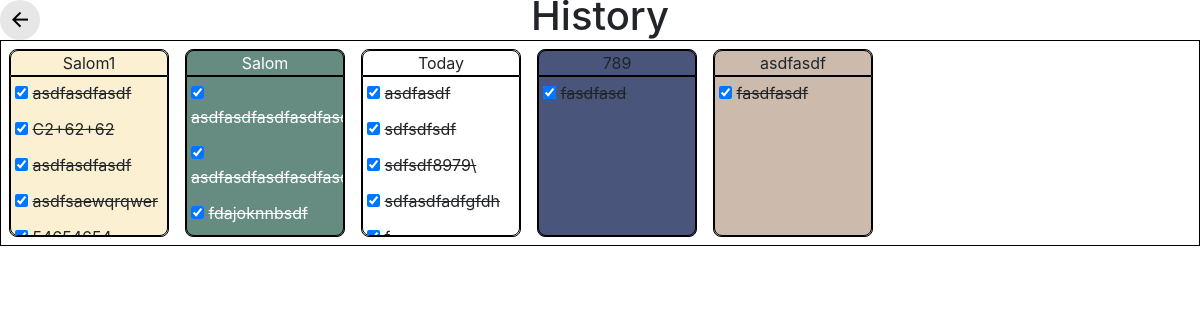
The page /noter/history/ (signed in) on the database as committed earlier.
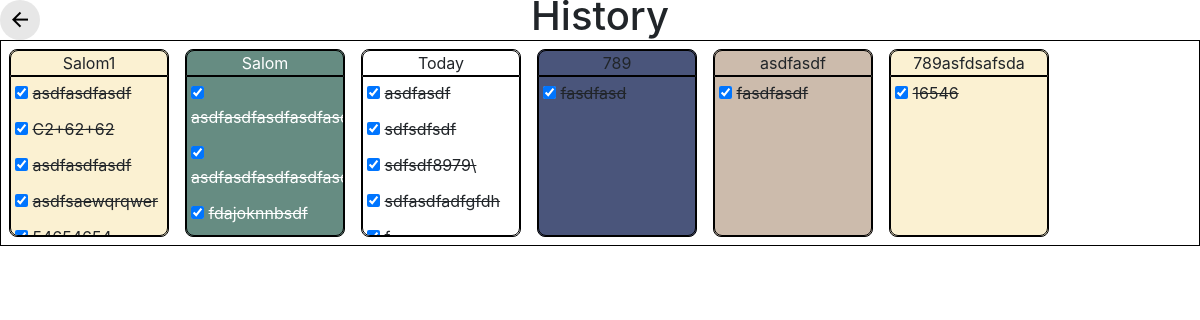
The same page on the database as committed later.
### noter/models.py (models this page shows, shortened)
class List(models.Model):
    name = models.CharField(max_length=15)
    color = models.CharField(max_length=15, default='default')
    user = models.ForeignKey(CustomUser, on_delete=models.CASCADE, related_name='lists', default=1)

class Note(models.Model):
    title = models.CharField(max_length=100, null=False, blank=False)
    description = models.TextField(blank=True, default=None, null=True)
    status = models.BooleanField(default=False)
    created_at = models.CharField(max_length=20)
    start_at = models.DateField(null=True, blank=True)
    end_at = models.DateField(null=True, blank=True)
    deadline = models.DateField(null=True, blank=True)
    list = models.ForeignKey(List, on_delete=models.CASCADE, related_name='notes', null=True, blank=True)
    user = models.ForeignKey(CustomUser, on_delete=models.CASCADE, default=1)

### noter/views.py (the view)
# urls.py: path('history/', views.History, name='history'),
@login_required
def History(request):
    notes = Note.objects.filter(user = request.user, status = True)
    lists = []
    for note in notes:
        if note.list not in lists:
            lists.append(note.list)
    return render(request, 'noter/history.html', {'lists':lists,'notes': notes})

### noter/templates/noter/history.html (shortened to what this page needs)
{% extends 'noter/base.html' %}
{% block css %}
    {% load static %}
    <link rel="stylesheet" href="{% static 'noter/css/history.css' %}">
    <link href="https://cdn.jsdelivr.net/npm/remixicon@4.5.0/fonts/remixicon.css" rel="stylesheet"/>
    <link href="https://cdn.jsdelivr.net/npm/bootstrap@4.6.2/dist/css/bootstrap.min.css" rel="stylesheet">
{% endblock %}
{% block content %}
<div class="back_button">
    <a href="{% url 'noter:home' %}" class="back_button_a">
        <i class="ri-arrow-left-line"></i>
    </a>
</div>
<div class="history_header">
    <h1>History</h1>
</div>
<div class="history_main">
    <div class="history_main_nav">
        {% for list in lists %}
            <div class="list bg-{{list.color}}">
                <div class="list_header">
                    {% if list.name %}
                        {{list.name}}
                    {% else %}
                        Today
                    {% endif %}
                </div>
                <div class="list_main ">
                    {% for note in notes %}
                        {% if note.list.name == list.name %}
                            <form action="{% url 'noter:restore-note' note.id %}" method="post">
                                <div class="list_main_note">
                                    <input type="checkbox" id='i{{note.id}}' checked onchange="this.form.submit()">
                                    <label for="i{{note.id}}" style="text-decoration: line-through;">
                                        {{note.title}}
                                    </label>
                                </div>
                            </form>
                        {% endif %}
                    {% endfor %}
                </div>
            </div>
        {% endfor %}
    </div>
</div>
{% endblock %}

Rows that differ between the two databases and show on the page:
now on this page (row unchanged): List: name "789asfdsafsda"
added Note: title "16546", shown under "789asfdsafsda"
